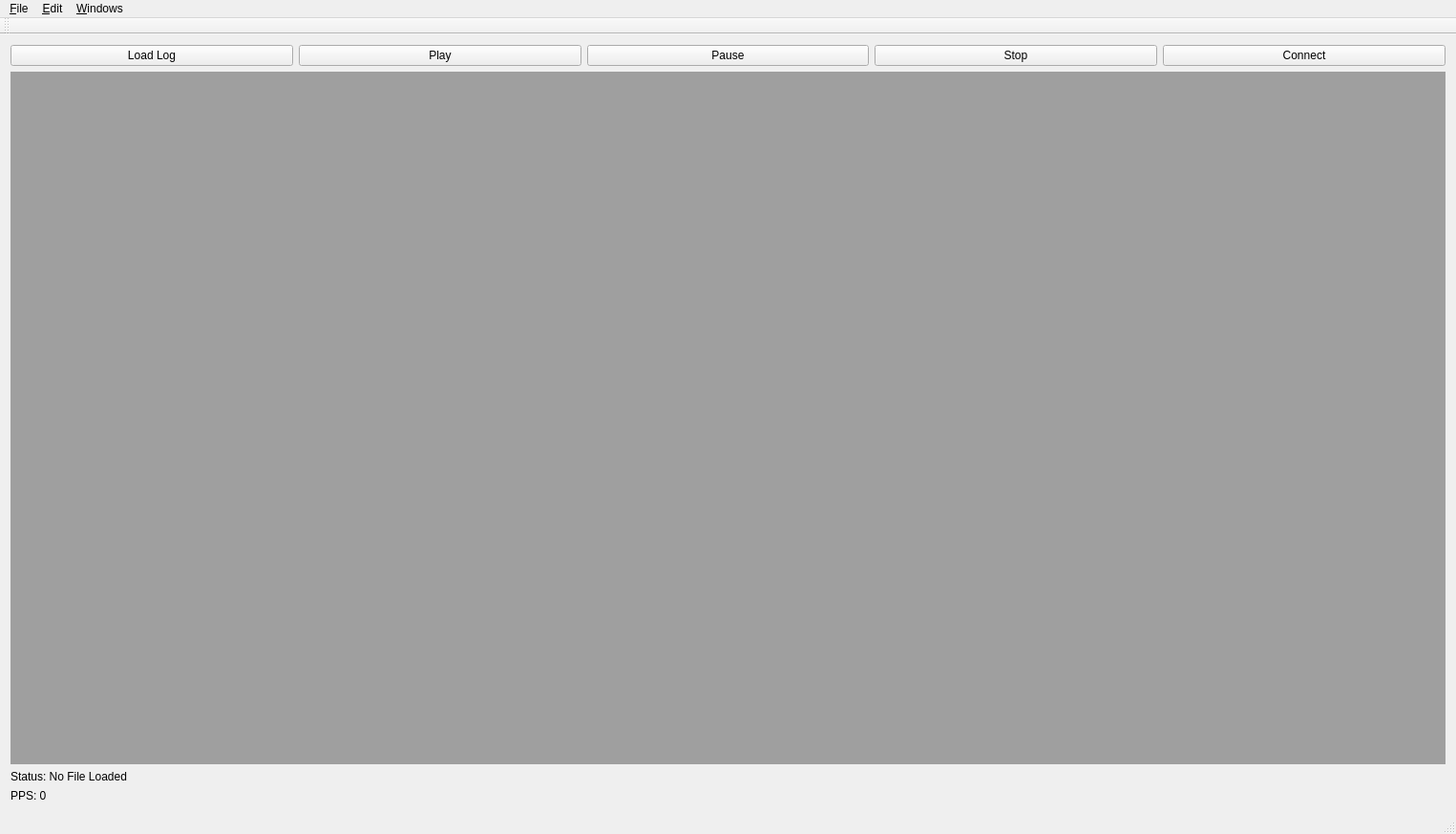
<?xml version="1.0" encoding="UTF-8"?>
<ui version="4.0">
 <class>MainWindow</class>
 <widget class="QMainWindow" name="MainWindow">
  <property name="geometry">
   <rect>
    <x>0</x>
    <y>0</y>
    <width>1525</width>
    <height>873</height>
   </rect>
  </property>
  <property name="windowTitle">
   <string>MainWindow</string>
  </property>
  <widget class="QWidget" name="centralWidget">
   <layout class="QVBoxLayout" name="verticalLayout_2">
    <item>
     <layout class="QVBoxLayout" name="verticalLayout">
      <item>
       <layout class="QHBoxLayout" name="horizontalLayout">
        <item>
         <widget class="QPushButton" name="loadLogPushButton">
          <property name="text">
           <string>Load Log</string>
          </property>
         </widget>
        </item>
        <item>
         <widget class="QPushButton" name="playLogPushButton">
          <property name="text">
           <string>Play</string>
          </property>
         </widget>
        </item>
        <item>
         <widget class="QPushButton" name="pauseLogPushButton">
          <property name="text">
           <string>Pause</string>
          </property>
         </widget>
        </item>
        <item>
         <widget class="QPushButton" name="stopLogPushButton">
          <property name="text">
           <string>Stop</string>
          </property>
         </widget>
        </item>
        <item>
         <widget class="QPushButton" name="connectPushButton">
          <property name="text">
           <string>Connect</string>
          </property>
         </widget>
        </item>
       </layout>
      </item>
      <item>
       <widget class="QMdiArea" name="mdiArea"/>
      </item>
     </layout>
    </item>
    <item>
     <widget class="QLabel" name="statusLabel">
      <property name="text">
       <string>Status: No File Loaded</string>
      </property>
     </widget>
    </item>
    <item>
     <widget class="QLabel" name="ppsLabel">
      <property name="text">
       <string>PPS: 0</string>
      </property>
     </widget>
    </item>
   </layout>
  </widget>
  <widget class="QMenuBar" name="menuBar">
   <property name="geometry">
    <rect>
     <x>0</x>
     <y>0</y>
     <width>1525</width>
     <height>21</height>
    </rect>
   </property>
   <widget class="QMenu" name="menuFile">
    <property name="title">
     <string>&amp;File</string>
    </property>
    <addaction name="actionConnect"/>
    <addaction name="actionDisconnect"/>
    <addaction name="separator"/>
    <addaction name="actionExit_3"/>
   </widget>
   <widget class="QMenu" name="menuEdit">
    <property name="title">
     <string>&amp;Edit</string>
    </property>
    <addaction name="actionSettings"/>
   </widget>
   <widget class="QMenu" name="menuWindows">
    <property name="title">
     <string>&amp;Windows</string>
    </property>
    <addaction name="actionGauges"/>
    <addaction name="actionTables"/>
    <addaction name="actionEMS_Info"/>
    <addaction name="actionFlags"/>
   </widget>
   <addaction name="menuFile"/>
   <addaction name="menuEdit"/>
   <addaction name="menuWindows"/>
  </widget>
  <widget class="QToolBar" name="mainToolBar">
   <attribute name="toolBarArea">
    <enum>TopToolBarArea</enum>
   </attribute>
   <attribute name="toolBarBreak">
    <bool>false</bool>
   </attribute>
  </widget>
  <widget class="QStatusBar" name="statusBar"/>
  <action name="actionExit">
   <property name="text">
    <string>Exit</string>
   </property>
  </action>
  <action name="actionConnect">
   <property name="text">
    <string>&amp;Connect</string>
   </property>
  </action>
  <action name="actionExit_2">
   <property name="text">
    <string>Exit</string>
   </property>
  </action>
  <action name="actionDisconnect">
   <property name="text">
    <string>&amp;Disconnect</string>
   </property>
  </action>
  <action name="actionExit_3">
   <property name="text">
    <string>&amp;Exit</string>
   </property>
  </action>
  <action name="actionSettings">
   <property name="text">
    <string>&amp;Settings</string>
   </property>
  </action>
  <action name="actionGauges">
   <property name="text">
    <string>&amp;Gauges</string>
   </property>
  </action>
  <action name="actionTables">
   <property name="text">
    <string>&amp;Tables</string>
   </property>
  </action>
  <action name="actionEMS_Info">
   <property name="text">
    <string>&amp;EMS Info</string>
   </property>
  </action>
  <action name="actionFlags">
   <property name="text">
    <string>&amp;Flags</string>
   </property>
  </action>
 </widget>
 <layoutdefault spacing="6" margin="11"/>
 <resources/>
 <connections/>
</ui>
